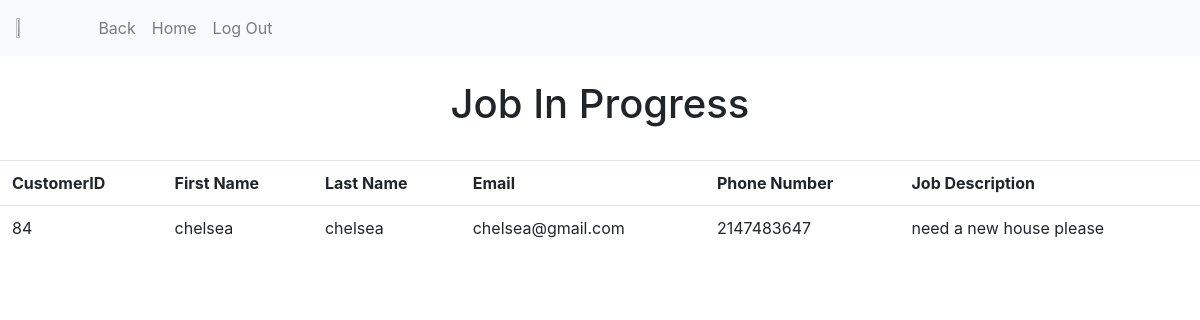
Page /Customer/customerinprogress.php (signed in) on the committed database.
### tables this page shows
CREATE TABLE `RequestQuote` (
  `CustomerID` int(5) NOT NULL,
  `FirstName` varchar(25) NOT NULL,
  `LastName` varchar(25) NOT NULL,
  `Email` varchar(50) NOT NULL,
  `PhoneNumber` int(10) NOT NULL,
  `Address1` varchar(25) NOT NULL,
  `Address2` varchar(25) NOT NULL,
  `City` varchar(25) NOT NULL,
  `State` varchar(2) NOT NULL,
  `ZIP` int(5) NOT NULL,
  `JobDescription` text NOT NULL
);

### Code/dbhelper.php (called while the page is built, shortened)
<?php
function makeTheConnection() {
	$db = "bmgt407_2022s_05_db";
	$user = "bmgt407_2022s_05";
	$pwd = "bmgt407_2022s_05";
	$connection = "mysql:host=bmgt407.rhsmith.umd.edu;dbname=".$db;
	try {
		return $GLOBALS['conn'];
	}
	catch(Exception $e){
		die(var_dump($e));
	}
}
function getRows($query) {
	$stmt = $GLOBALS['conn']->query($query);
	$rows = $stmt->fetchAll(PDO::FETCH_ASSOC);
	return $rows;
}
?>

### Customer/customerinprogress.php (the view, shortened to what this page needs)
<?php require_once('dbhelper.php');
$query = "SELECT q.CustomerID, l.username, q.FirstName, q.LastName, q.Email, q.PhoneNumber, q.JobDescription
FROM CustomerLogin l
INNER JOIN RequestQuote q ON l.Email=q.Email
INNER JOIN ApprovedJobs a ON a.JobID = q.CustomerID
INNER JOIN JobStatus j ON j.ApprovedJobId = a.ApprovedJobId
WHERE j.Status = 'In Progress'
;";
$records = getRows ($query);
?>
<html lang="en">
<head>
  <link rel="stylesheet" href="https://cdn.jsdelivr.net/npm/bootstrap@4.5.3/dist/css/bootstrap.min.css">
</head>
<body>
  <?php require_once('navbarcustomer.php'); ?>
<br>
<center> <h1>Job In Progress</h1> </center>
<br>
<table class="table">
  <?php
    if ($records) {
      echo "<th>CustomerID</th><th>First Name</th><th>Last Name</th><th>Email</th><th>Phone Number</th><th>Job Description</th>";
     foreach ($records as $record) {
      if ($record['username']==$_SESSION['username'] ) {
        echo "<tr>";
        echo "<td>{$record['CustomerID']}</td>";
        echo "<td>{$record['FirstName']}</td>";
        echo "<td>{$record['LastName']}</td>";
        echo "<td>{$record['Email']}</td>";
        echo "<td>{$record['PhoneNumber']}</td>";
        echo "<td>{$record['JobDescription']}</td>";
        echo "</tr>";
         }
      }
    } else {
      echo "<p>No Job is in progress</p>";
    }
?>
</table>
</body>
</html>

### rows in the picture
requestquote: CustomerID "84", FirstName "chelsea", LastName "chelsea", Email "chelsea@gmail.com", PhoneNumber "2147483647", JobDescription "need a new house please"
